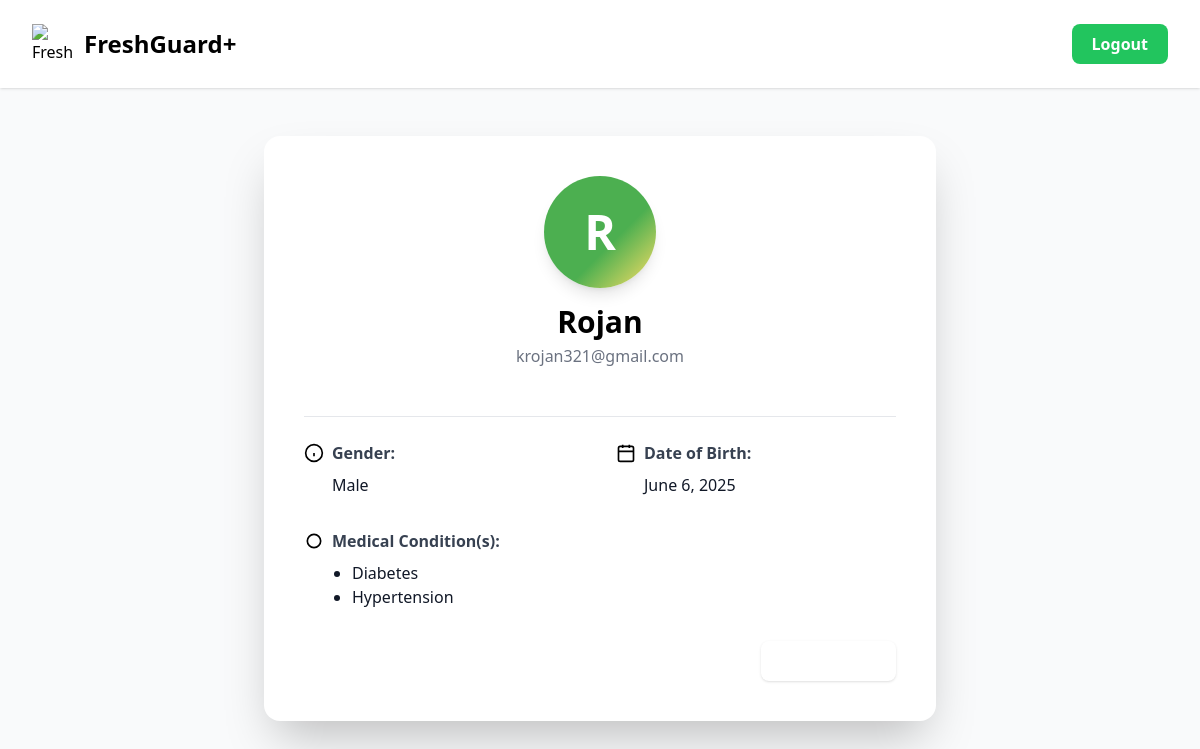
The page /profile/ (signed in) on the database its author committed.
### core/models.py (models this page shows, shortened)
class CustomUser(AbstractUser):
    is_admin = models.BooleanField(default=False)
    admin_code = models.CharField(max_length=100, blank=True, null=True)
    gender = models.CharField(max_length=20, blank=True, null=True, choices=[
        ('Male', 'Male'),
        ('Female', 'Female'),
        ('Other', 'Other'),
        ('Prefer not to say', 'Prefer not to say'),
    ])
    dob = models.DateField(blank=True, null=True)
    medical_condition = models.CharField(max_length=100, blank=True, null=True, choices=[
        ('None', 'None'),
        ('Diabetes', 'Diabetes'),
        ('Hypertension', 'Hypertension'),
        ('Asthma', 'Asthma'),
        ('Allergy (Peanut)', 'Allergy (Peanut)'),
        ('Allergy (Lactose)', 'Allergy (Lactose)'),
        ('Heart Disease', 'Heart Disease'),
        ('Other', 'Other'),
    ])
    phone_number = models.CharField(max_length=15, blank=True, null=True)
    address = models.TextField(blank=True, null=True)
    profile_picture = models.ImageField(upload_to='profile_pics/', blank=True, null=True)
    created_at = models.DateTimeField(default=timezone.now)
    updated_at = models.DateTimeField(auto_now=True)

### core/views.py (the view)
# urls.py: path('profile/', views.profile, name='core-profile'),
def profile(request):
    user = request.user
    medical_condition_str = getattr(user, "medical_condition", "")
    if medical_condition_str:
        medical_condition_list = [c.strip() for c in medical_condition_str.split(",") if c.strip()]
    else:
        medical_condition_list = []
    context = {
        "user": user,
        "gender": getattr(user, "gender", ""),
        "dob": getattr(user, "dob", ""),
        "medical_condition": medical_condition_str,
        "medical_condition_list": medical_condition_list,
    }
    return render(request, "core/profile.html", context)

### core/templates/core/profile.html (shortened to what this page needs)
{% load static %}
<!DOCTYPE html>
<html lang="en" class="bg-gray-50">
  <head>
    <script src="https://cdn.tailwindcss.com"></script>
  </head>
  <body class="font-sans antialiased min-h-screen bg-gray-50">
    <div class="flex items-center justify-between px-8 py-6 bg-white shadow">
      <div class="flex items-center space-x-3">
        <a
          href="{% url 'core-dashboard' %}"
          class="flex items-center space-x-3"
        >
          <img
            src="https://img.icons8.com/color/48/000000/cutting-board.png"
            alt="FreshGuard+"
            class="w-10 h-10"
          />
          <span class="text-2xl font-bold text-primary">FreshGuard+</span>
        </a>
      </div>
      {% if user.is_authenticated %}
            <a
              href="{% url 'core-logout' %}"
              class="bg-green-500 text-white px-5 py-2 rounded-lg font-semibold hover:bg-green-600 transition"
            >
              Logout
            </a>
      {% endif %}
    </div>
    <div class="max-w-2xl mx-auto mt-12 bg-white rounded-2xl shadow-2xl p-10">
      <div class="flex flex-col items-center">
        <div
          class="profile-avatar w-28 h-28 rounded-full flex items-center justify-center shadow-lg mb-4"
        >
          <span class="text-5xl font-bold text-white">
            {{ user.first_name|slice:":1"|upper }}
          </span>
        </div>
        <h1 class="text-3xl font-bold text-primary mb-1">
          {{ user.first_name }}
        </h1>
        <p class="text-gray-500 mb-6">{{ user.email }}</p>
        <div class="w-full border-t border-gray-200 my-6"></div>
        <div class="w-full grid grid-cols-1 md:grid-cols-2 gap-8">
          <div>
            <div class="flex items-center mb-2">
              <svg
                class="w-5 h-5 text-primary mr-2"
                fill="none"
                stroke="currentColor"
                stroke-width="2"
                viewBox="0 0 24 24"
              >
                <circle cx="12" cy="12" r="10" />
                <path d="M12 16v-4M12 8h.01" />
              </svg>
              <span class="font-semibold text-gray-700">Gender:</span>
            </div>
            <div class="ml-7 text-gray-900">
              {{ gender|default:"Not specified" }}
            </div>
          </div>
          <div>
            <div class="flex items-center mb-2">
              <svg
                class="w-5 h-5 text-primary mr-2"
                fill="none"
                stroke="currentColor"
                stroke-width="2"
                viewBox="0 0 24 24"
              >
                <rect x="3" y="4" width="18" height="18" rx="2" />
                <path d="M16 2v4M8 2v4M3 10h18" />
              </svg>
              <span class="font-semibold text-gray-700">Date of Birth:</span>
            </div>
            <div class="ml-7 text-gray-900">
              {{ dob|default:"Not specified" }}
            </div>
          </div>
          <div class="md:col-span-2">
            <div class="flex items-center mb-2">
              <svg
                class="w-5 h-5 text-primary mr-2"
                fill="none"
                stroke="currentColor"
                stroke-width="2"
                viewBox="0 0 24 24"
              >
                <path
                  d="M12 20h.01M12 4a8 8 0 0 1 8 8c0 4.418-3.582 8-8 8s-8-3.582-8-8a8 8 0 0 1 8-8z"
                />
              </svg>
              <span class="font-semibold text-gray-700"
                >Medical Condition(s):</span
              >
            </div>
            <div class="ml-7 text-gray-900">
              {% if medical_condition_list %}
              <ul class="list-disc pl-5">
                {% for cond in medical_condition_list %}
                <li>{{ cond }}</li>
                {% endfor %}
              </ul>
              {% else %} Not specified {% endif %}
            </div>
          </div>
        </div>
        <div class="w-full flex justify-end mt-8">
          <a
            href="{% url 'core-about-user' %}"
            class="bg-primary text-white px-6 py-2 rounded-lg font-semibold hover:bg-green-600 transition shadow"
          >
          </a>
        </div>
      </div>
    </div>
  </body>
</html>

### core/templates/core/profile.html (style rules this page uses)
.profile-avatar { background: linear-gradient(135deg, #4caf50 60%, #ffe066 100%); }

### rows shown on the page
CustomUser: first_name "R", first_name "Rojan", email "krojan321@gmail.com", gender "Male", dob "June 6, 2025"

### other values the page prints
{{ cond }} "Diabetes" "Hypertension"
